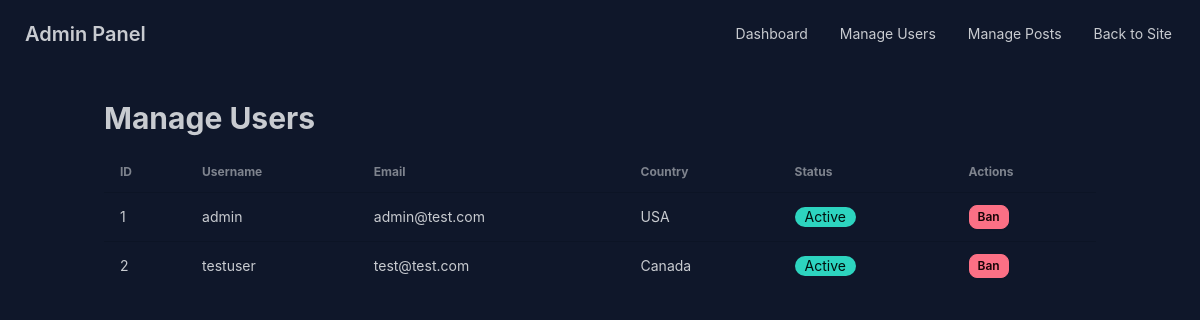
/admin/manage_users.php (signed in), run on the app's committed database.
### tables this page shows
CREATE TABLE IF NOT EXISTS users (
    id INT AUTO_INCREMENT PRIMARY KEY,
    username VARCHAR(255) NOT NULL,
    email VARCHAR(255) NOT NULL UNIQUE,
    password VARCHAR(255) NOT NULL,
    country VARCHAR(255) NOT NULL,
    avatar VARCHAR(500),
    is_banned BOOLEAN DEFAULT 0,
    is_admin BOOLEAN DEFAULT 0
);

### admin/manage_users.php (the view)
<?php include 'admin_header.php'; ?>
<h2 class="text-3xl font-bold my-4">Manage Users</h2>
<div class="overflow-x-auto">
  <table class="table w-full">
    <thead>
      <tr>
        <th>ID</th>
        <th>Username</th>
        <th>Email</th>
        <th>Country</th>
        <th>Status</th>
        <th>Actions</th>
      </tr>
    </thead>
    <tbody>
      <?php
      $sql = "SELECT * FROM users";
      $result = $conn->query($sql);
      while ($row = $result->fetch_assoc()) {
        echo "<tr>";
        echo "<td>" . $row['id'] . "</td>";
        echo "<td>" . $row['username'] . "</td>";
        echo "<td>" . $row['email'] . "</td>";
        echo "<td>" . $row['country'] . "</td>";
        echo "<td>" . ($row['is_banned'] ? '<span class="badge badge-error">Banned</span>' : '<span class="badge badge-success">Active</span>') . "</td>";
        echo "<td>";
        if ($row['is_banned']) {
          echo "<a href='ban_user.php?id=" . $row['id'] . "&action=unban' class='btn btn-xs btn-success'>Unban</a>";
        } else {
          echo "<a href='ban_user.php?id=" . $row['id'] . "&action=ban' class='btn btn-xs btn-error'>Ban</a>";
        }
        echo "</td>";
        echo "</tr>";
      }
      ?>
    </tbody>
  </table>
</div>
<?php include 'admin_footer.php'; ?>

### assets/css/styles.css (style rules this page uses)
body { font-family: 'Inter', sans-serif; }

### data on the page
users: id "1", username "admin", email "admin@test.com", country "USA", is_banned "Active"
users: id "2", username "testuser", email "test@test.com", country "Canada", is_banned "Active"
